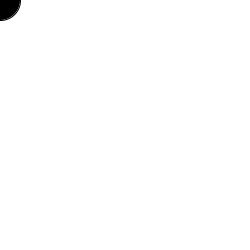
Frame 1 (no input)
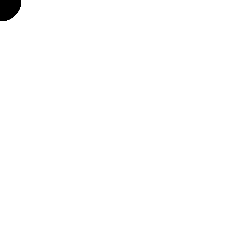
Frame 60 (the mouse pressed at the canvas centre just before this capture)
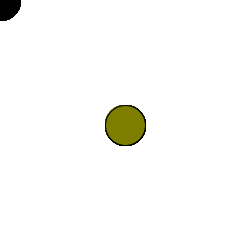
Frame 120 (the mouse held since frame 60 and released just before this capture)

The Processing sketch that drew these frames (run headless with seeded random() and noise(); from frame 60 on, the mouse is pressed at the canvas centre):

// Processing sketch: CHALLENGE_2_RGB_ELLIPSE
// ── CHALLENGE_2_RGB_ELLIPSE.pde
void setup(){
  size(250,250);
  background(255, 255, 255);
}


void draw(){
  fill(0+mouseX, 0+mouseY, 0);
  ellipse(mouseX, mouseY, 40, 40);
}
